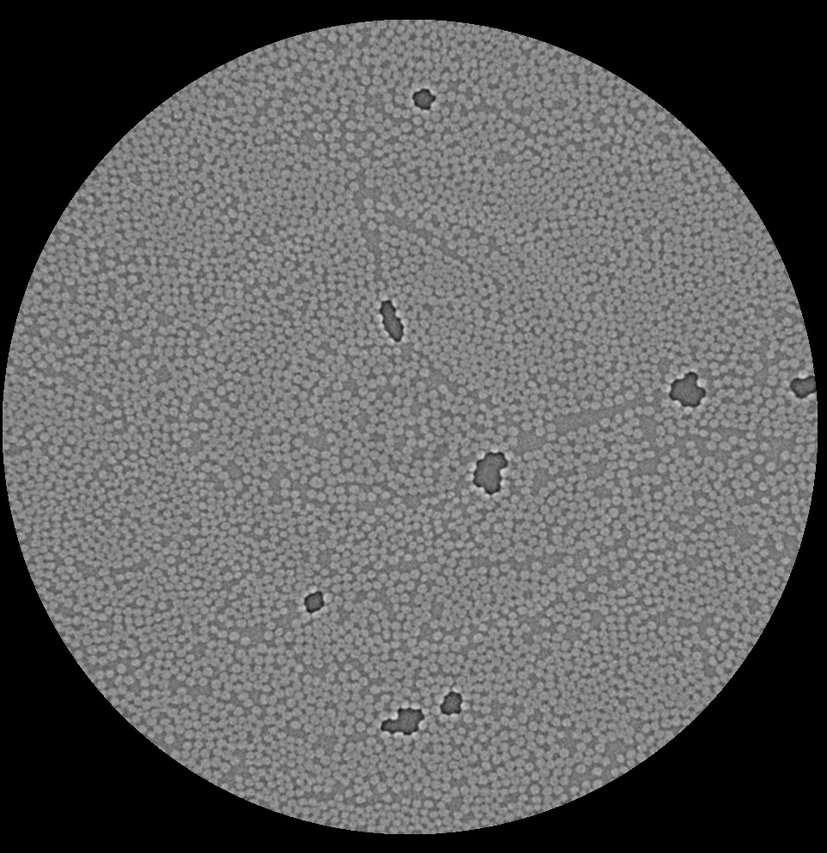
#> input picture data/carbon0103.png, 827 x 853 px, shrunk from 964 x 995 before the run
$ python gaussfeat.py
#> lines starting #> are read from the running program, lines starting #| are printed output that depends on the picture
import numpy as np
import cv2

def get_gauss_feat_im(image, sigma, dtype='float32', output=None):
    """Gauss derivative feaures for every image pixel.
    Arguments:
        image: a 2D image, shape (r,c).
        sigma: standard deviation for Gaussian derivatives.
        dtype: data type for image and features. Default is float32.
        output: optional output array. If provided, it must have shape
            (15,r,c) and dtype matching image.
    Returns:
        imfeat: a 3D array of size (15,r,c) with a 15-dimentional feature
            vector for every image pixel.
    Author: vand@dtu.dk, 2020; niejep@dtu.dk, 2023
    """

    # Ensure image is float32.
    # This data type is often much faster than float64.
    if image.dtype != dtype:
        image = image.astype(dtype)

    # Create kernel array.
    s = np.ceil(sigma * 4)
    x = np.arange(-s, s + 1).reshape((-1, 1))

    # Create Gaussian kernels.
    g = np.exp(-x**2 / (2 * sigma**2))
    g /= np.sum(g)
    g = g.astype(image.dtype)  # Make same type as image.
    dg = -x / (sigma**2) * g
    ddg = -1 / (sigma**2) * g - x / (sigma**2) * dg
    dddg = -2 / (sigma**2) * dg - x / (sigma**2) * ddg
    ddddg = -2 / (sigma**2) * ddg - 1 / (sigma**2) * ddg - x / (sigma**2) * dddg

    # Create image feature arrays and temporary array. Features are stored
    # on the first access for fast direct write of values in filter2D.
    if output is None:
        imfeat = np.zeros((15, ) + image.shape, dtype=image.dtype)
    else:
        imfeat = output
    imfeat_tmp = np.zeros_like(image)

    # Extract features. Order is a bit odd, as original order has been
    # kept even though calculation order has been updated. We use the tmp
    # array to store results and avoid redundant calcalations. This
    # reduces calls to filter2D from 30 to 20. Results are written
    # directly to the destination array.
    cv2.filter2D(image, -1, g, dst=imfeat_tmp)
    cv2.filter2D(imfeat_tmp, -1, g.T, dst=imfeat[0])
    cv2.filter2D(imfeat_tmp, -1, dg.T, dst=imfeat[2])
    cv2.filter2D(imfeat_tmp, -1, ddg.T, dst=imfeat[5])
    cv2.filter2D(imfeat_tmp, -1, dddg.T, dst=imfeat[9])
    cv2.filter2D(imfeat_tmp, -1, ddddg.T, dst=imfeat[14])

    cv2.filter2D(image, -1, dg, dst=imfeat_tmp)
    cv2.filter2D(imfeat_tmp, -1, g.T, dst=imfeat[1])
    cv2.filter2D(imfeat_tmp, -1, dg.T, dst=imfeat[4])
    cv2.filter2D(imfeat_tmp, -1, ddg.T, dst=imfeat[8])
    cv2.filter2D(imfeat_tmp, -1, dddg.T, dst=imfeat[13])

    cv2.filter2D(image, -1, ddg, dst=imfeat_tmp)
    cv2.filter2D(imfeat_tmp, -1, g.T, dst=imfeat[3])
    cv2.filter2D(imfeat_tmp, -1, dg.T, dst=imfeat[7])
    cv2.filter2D(imfeat_tmp, -1, ddg.T, dst=imfeat[12])

    cv2.filter2D(image, -1, dddg, dst=imfeat_tmp)
    cv2.filter2D(imfeat_tmp, -1, g.T, dst=imfeat[6])
    cv2.filter2D(imfeat_tmp, -1, dg.T, dst=imfeat[11])

    cv2.filter2D(image, -1, ddddg, dst=imfeat_tmp)
    cv2.filter2D(imfeat_tmp, -1, g.T, dst=imfeat[10])

    return imfeat


class GaussFeatureExtractor:
    # A callable class for extracting Gaussian features while storing normalization
    def __init__(self, sigmas=[1,2,4]):
        '''
        Extractor which maintains parameters for extracting Gaussian features.
        After the first feature extraction with True flag
        update_normalization_parameters, it will normalize all subsequently
        extracted features.

        Parameters:
            sigmas: a list with standard deviation for Gaussian features.

        Author: vand@dtu.dk, abda@dtu.dk, 2021
        '''
        if type(sigmas) is not list: sigmas = [sigmas]
        self.sigmas = sigmas
        self.normalization_count = int(0)
        self.normalization_means = None
        self.normalization_stds = None

    def __call__(self, image, update_normalization=False, normalize=True, dtype='float32'):
        '''Extract Gaussian derivative feaures for every image pixel.

        Arguments:
            image: a 2D image, shape (r,c).
            update_normalization: a boolean flag indicating whether
                normalization parameters should be updated.
            normalize: a boolean flag indicating whether to normalize.
                Requires that normalization_parameters exist.
            dtype: data type for the features. Default is float32.
        Returns:
            features, 3D array of shape (n,r,c)

        Author: vand@dtu.dk, abda@dtu.dk, 2021
        '''

        # Compute features.
        features = np.zeros((len(self.sigmas), 15) + image.shape, dtype=dtype)
        for i, sigma in enumerate(self.sigmas):
            get_gauss_feat_im(image, sigma, output=features[i])
        features = features.reshape((-1,)+image.shape)

        # If needed, update normalization_parameters.
        if update_normalization:
            means = np.mean(features, axis=(1,2))
            stds = np.std(features, axis=(1,2))

            if self.normalization_count==0:
                self.normalization_means = means
                self.normalization_stds = stds
            else:
                w = self.normalization_count/(self.normalization_count+1)
                self.normalization_means *= w
                self.normalization_means += (self.normalization_count+1) * means
                self.normalization_stds **= 2
                self.normalization_stds *= w
                self.normalization_stds += (self.normalization_count+1) * (stds**2)
                self.normalization_stds **= 0.5
            self.normalization_count += 1

        # If needed, normalize
        if normalize and self.normalization_count>0:
            features -= self.normalization_means.reshape((-1,1,1))
            features *= (1/self.normalization_stds).reshape((-1,1,1))

        return features


if __name__ == '__main__':

    # Example use
    import skimage.io
    import matplotlib.pyplot as plt

    image_0 = skimage.io.imread('../../data/carbon0103.png').astype(float)/255
#> image_0: shape (853, 827) float64; min 0, max 0.851, mean 0.373
    image_1 = skimage.io.imread('../../data/carbon0969.png').astype(float)/255
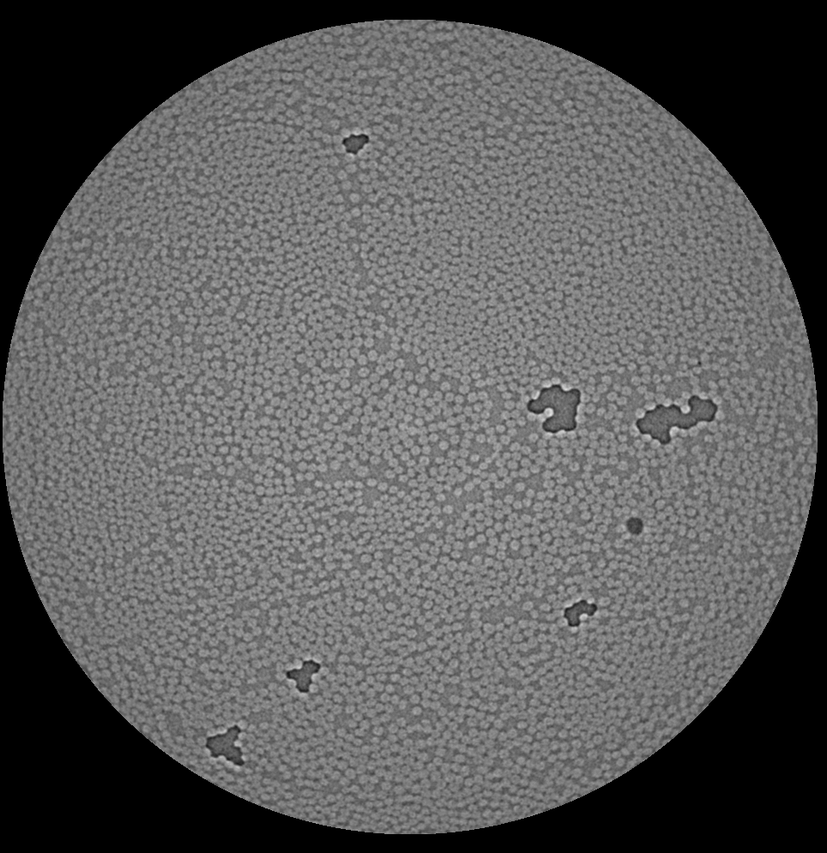
#> input picture data/carbon0969.png, 827 x 853 px, shrunk from 964 x 995 before the run
#> image_1: shape (853, 827) float64; min 0, max 0.894, mean 0.351

    extractor = GaussFeatureExtractor(sigmas = [1,2,5,10])

    # First use
    features_0 = extractor(image_0, update_normalization=True)
    # Subsequent uses may update or not
    features_1 = extractor(image_1, update_normalization=False)

    l = range(0, 60, 10)

    fig, ax = plt.subplots(2, len(l))
    for i in range(len(l)):
        ax[0, i].imshow(features_0[l[i]])
        ax[1, i].imshow(features_1[l[i]])


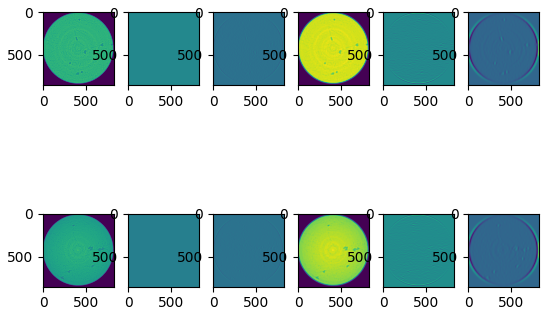
#> figure drawn by matplotlib, 12 panels
